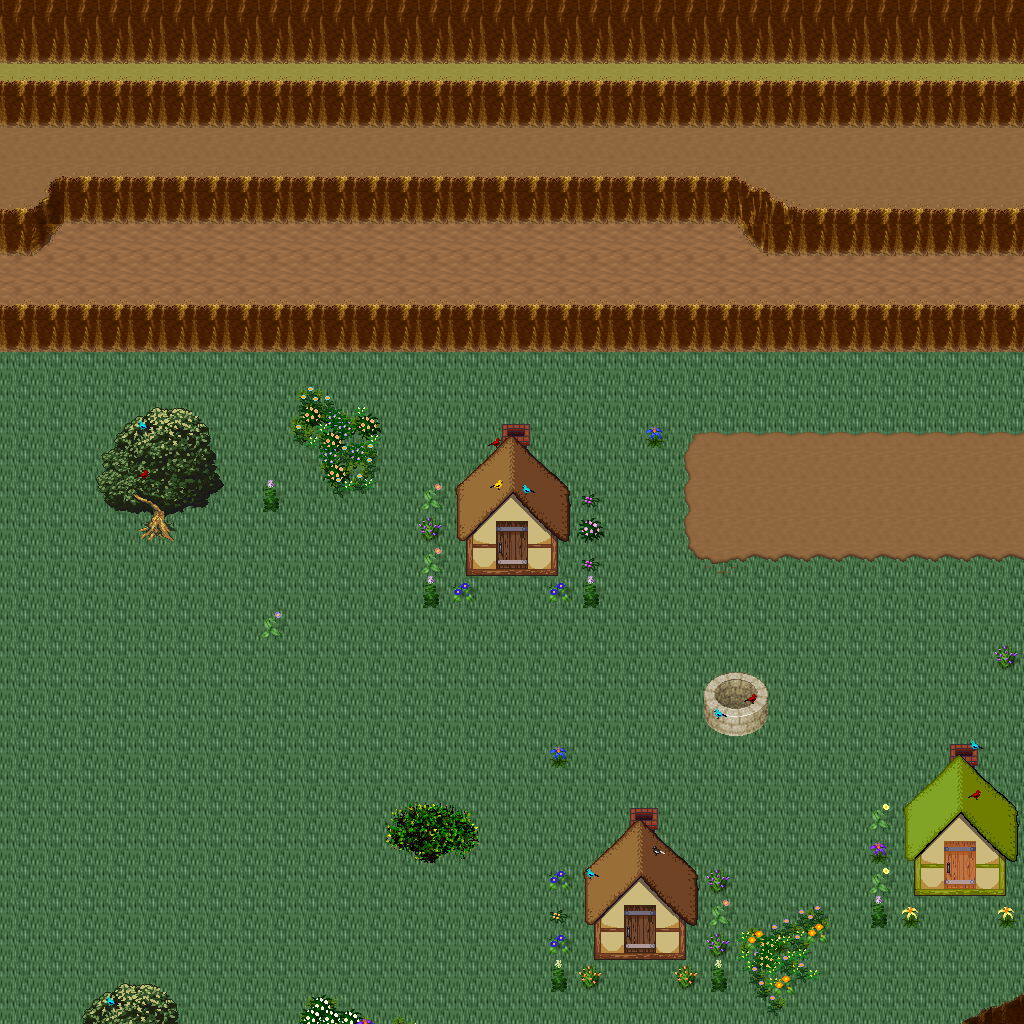

Rendered tile map (Tiled .tmx) drawn with the repository's tilesets; below, a short description and the map source with its tile grids summarised:
An orthogonal 32x32 tile map with 32x32 px tiles, 5 tile layers (Ground, Objects, Objects2, Above, ...), 1 hidden layer not drawn, 37 tilesets.

<map version="1.10" tiledversion="1.11.0" orientation="orthogonal" renderorder="right-down" width="32" height="32" tilewidth="32" tileheight="32" infinite="0" nextlayerid="11" nextobjectid="1">
 <tileset firstgid="1" name="ground_ground" tilewidth="32" tileheight="32" tilecount="33" columns="3">
  <image source="../drawable/ground_ground.png" width="96" height="352" />
 </tileset>
 <tileset firstgid="34" name="ground_ridge_earth_dark" tilewidth="32" tileheight="32" tilecount="96" columns="12">
  <image source="../drawable/ground_ridge_earth_dark.png" width="384" height="256" />
 </tileset>
 <tileset firstgid="130" name="logic_collision" tilewidth="32" tileheight="32" tilecount="1" columns="1">
  <image source="../drawable/logic_collision.png" width="32" height="32" />
 </tileset>
 <tileset firstgid="131" name="logic_portal" tilewidth="32" tileheight="32" tilecount="24" columns="8">
  <image source="../drawable/logic_portal.png" width="256" height="96" />
 </tileset>
 <tileset firstgid="155" name="building_fence_fence_chunky" tilewidth="32" tileheight="32" tilecount="21" columns="3">
  <image source="../drawable/building_fence_fence_chunky.png" width="96" height="224" />
 </tileset>
 <tileset firstgid="176" name="item_statue_girl_with_bird" tilewidth="32" tileheight="32" tilecount="12" columns="4">
  <image source="../drawable/item_statue_girl_with_bird.png" width="128" height="96" />
 </tileset>
 <tileset firstgid="188" name="plant_bush_hosta" tilewidth="32" tileheight="32" tilecount="9" columns="3">
  <image source="../drawable/plant_bush_hosta.png" width="96" height="96" />
 </tileset>
 <tileset firstgid="197" name="logic_item_sheepfood" tilewidth="32" tileheight="32" tilecount="1" columns="1">
  <image source="../drawable/logic_item_sheepfood.png" width="32" height="32" />
 </tileset>
 <tileset firstgid="198" name="ground_rock_rocks_3" tilewidth="32" tileheight="32" tilecount="16" columns="4">
  <image source="../drawable/ground_rock_rocks_3.png" width="128" height="128" />
 </tileset>
 <tileset firstgid="214" name="item_statue_crystal_statues" tilewidth="32" tileheight="32" tilecount="12" columns="6">
  <image source="../drawable/item_statue_crystal_statues.png" width="192" height="64" />
 </tileset>
 <tileset firstgid="226" name="plant_tree_maple_tree" tilewidth="32" tileheight="32" tilecount="72" columns="8">
  <image source="../drawable/plant_tree_maple_tree.png" width="256" height="288" />
 </tileset>
 <tileset firstgid="298" name="plant_stump_small_stump" tilewidth="32" tileheight="32" tilecount="4" columns="2">
  <image source="../drawable/plant_stump_small_stump.png" width="64" height="64" />
 </tileset>
 <tileset firstgid="302" name="item_statue_plants_potted_stone" tilewidth="32" tileheight="32" tilecount="6" columns="3">
  <image source="../drawable/item_statue_plants_potted_stone.png" width="96" height="64" />
 </tileset>
 <tileset firstgid="308" name="logic_creature_sheep" tilewidth="32" tileheight="32" tilecount="1" columns="1">
  <image source="../drawable/logic_creature_sheep.png" width="32" height="32" />
 </tileset>
 <tileset firstgid="309" name="furniture_chair_bench_white" tilewidth="32" tileheight="32" tilecount="8" columns="2">
  <image source="../drawable/furniture_chair_bench_white.png" width="64" height="128" />
 </tileset>
 <tileset firstgid="317" name="furniture_sink_dark_side_on" tilewidth="32" tileheight="32" tilecount="6" columns="3">
  <image source="../drawable/furniture_sink_dark_side_on.png" width="96" height="64" />
 </tileset>
 <tileset firstgid="323" name="object_birds" tilewidth="32" tileheight="32" tilecount="4" columns="2">
  <image source="../drawable/object_birds.png" width="64" height="64" />
 </tileset>
 <tileset firstgid="327" name="logic_creature_animal" tilewidth="32" tileheight="32" tilecount="32" columns="8">
  <image source="../drawable/logic_creature_animal.png" width="256" height="128" />
 </tileset>
 <tileset firstgid="359" name="ground_earth_edges" tilewidth="32" tileheight="32" tilecount="18" columns="6">
  <image source="../drawable/ground_earth_edges.png" width="192" height="96" />
 </tileset>
 <tileset firstgid="377" name="ground_grass_corners" tilewidth="32" tileheight="32" tilecount="24" columns="6">
  <image source="../drawable/ground_grass_corners.png" width="192" height="128" />
 </tileset>
 <tileset firstgid="401" name="building_stairs_stairs_grey" tilewidth="32" tileheight="32" tilecount="6" columns="3">
  <image source="../drawable/building_stairs_stairs_grey.png" width="96" height="64" />
 </tileset>
 <tileset firstgid="407" name="logic_creature_ent" tilewidth="32" tileheight="32" tilecount="4" columns="4">
  <image source="../drawable/logic_creature_ent.png" width="128" height="32" />
 </tileset>
 <tileset firstgid="411" name="plant_tree_pine_tree" tilewidth="32" tileheight="32" tilecount="20" columns="4">
  <image source="../drawable/plant_tree_pine_tree.png" width="128" height="160" />
 </tileset>
 <tileset firstgid="431" name="plant_tree_oak_tree" tilewidth="32" tileheight="32" tilecount="20" columns="4">
  <image source="../drawable/plant_tree_oak_tree.png" width="128" height="160" />
 </tileset>
 <tileset firstgid="451" name="plant_tree_chestnut_tree" tilewidth="32" tileheight="32" tilecount="20" columns="4">
  <image source="../drawable/plant_tree_chestnut_tree.png" width="128" height="160" />
 </tileset>
 <tileset firstgid="471" name="building_thatched_roof_cottage1" tilewidth="32" tileheight="32" tilecount="20" columns="4">
  <image source="../drawable/building_thatched_roof_cottage1.png" width="128" height="160" />
 </tileset>
 <tileset firstgid="491" name="building_thatched_roof_cottage2" tilewidth="32" tileheight="32" tilecount="20" columns="4">
  <image source="../drawable/building_thatched_roof_cottage2.png" width="128" height="160" />
 </tileset>
 <tileset firstgid="511" name="logic_item_vegetable" tilewidth="32" tileheight="32" tilecount="16" columns="8">
  <image source="../drawable/logic_item_vegetable.png" width="256" height="64" />
 </tileset>
 <tileset firstgid="527" name="object_well" tilewidth="32" tileheight="32" tilecount="4" columns="2">
  <image source="../drawable/object_well.png" width="64" height="64" />
 </tileset>
 <tileset firstgid="531" name="plant_flower_flower_bed_1" tilewidth="32" tileheight="32" tilecount="35" columns="7">
  <image source="../drawable/plant_flower_flower_bed_1.png" width="224" height="160" />
 </tileset>
 <tileset firstgid="566" name="plant_flower_small_flower_bed" tilewidth="32" tileheight="32" tilecount="12" columns="3">
  <image source="../drawable/plant_flower_small_flower_bed.png" width="96" height="128" />
 </tileset>
 <tileset firstgid="578" name="plant_flower_small_flower_bed_2" tilewidth="32" tileheight="32" tilecount="12" columns="3">
  <image source="../drawable/plant_flower_small_flower_bed_2.png" width="96" height="128" />
 </tileset>
 <tileset firstgid="590" name="plant_flower_foxgloves" tilewidth="32" tileheight="32" tilecount="4" columns="2">
  <image source="../drawable/plant_flower_foxgloves.png" width="64" height="64" />
 </tileset>
 <tileset firstgid="594" name="plant_flower_hothouse_flowers" tilewidth="32" tileheight="32" tilecount="72" columns="6">
  <image source="../drawable/plant_flower_hothouse_flowers.png" width="192" height="384" />
 </tileset>
 <tileset firstgid="666" name="plant_bush_bush_mult_colored" tilewidth="32" tileheight="32" tilecount="6" columns="3">
  <image source="../drawable/plant_bush_bush_mult_colored.png" width="96" height="64" />
 </tileset>
 <tileset firstgid="672" name="object_ents" tilewidth="32" tileheight="32" tilecount="50" columns="5">
  <image source="../drawable/object_ents.png" width="160" height="320" />
 </tileset>
 <tileset firstgid="722" name="ground_green_paving" tilewidth="32" tileheight="32" tilecount="18" columns="3">
  <image source="../drawable/ground_green_paving.png" width="96" height="192" />
 </tileset>
 <layer id="1" name="Ground" width="32" height="32">
  <data>[1024 cells, 1024 non-empty, 4 distinct tile ids]</data>
 </layer>
 <layer id="2" name="Objects" width="32" height="32">
  <data>[1024 cells, 203 non-empty, 88 distinct tile ids]</data>
 </layer>
 <layer id="3" name="Objects2" width="32" height="32">
  <data>[1024 cells, 191 non-empty, 7 distinct tile ids]</data>
 </layer>
 <layer id="4" name="Above" width="32" height="32">
  <data>[1024 cells, 47 non-empty, 33 distinct tile ids]</data>
 </layer>
 <layer id="5" name="Above2" width="32" height="32">
  <data>[1024 cells, 12 non-empty, 4 distinct tile ids]</data>
 </layer>
 <layer id="6" name="Walkable" width="32" height="32" visible="0">
  <data>[1024 cells, 356 non-empty, 1 distinct tile ids]</data>
 </layer>
 <objectgroup id="7" name="Mapevents" />
 <objectgroup id="8" name="Spawn" />
 <objectgroup id="9" name="Keys" />
 <objectgroup id="10" name="Replace" />
</map>
